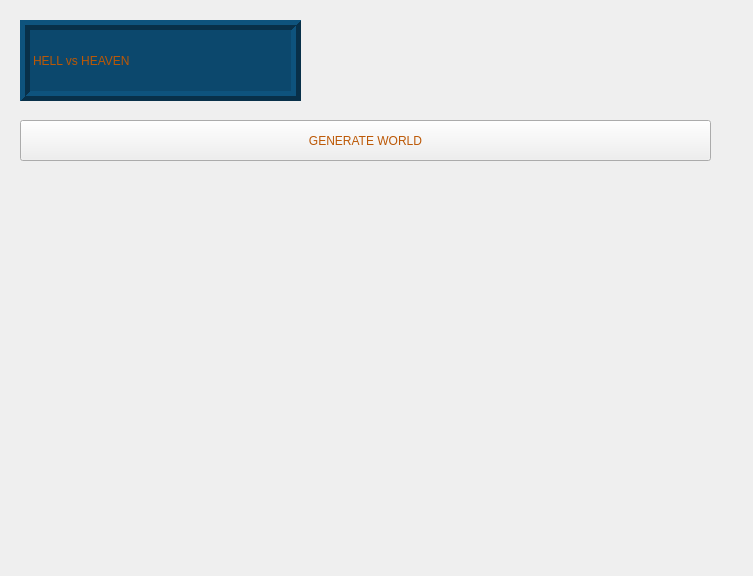
<?xml version="1.0" encoding="UTF-8"?>
<ui version="4.0">
 <class>MainWindow</class>
 <widget class="QMainWindow" name="MainWindow">
  <property name="geometry">
   <rect>
    <x>0</x>
    <y>0</y>
    <width>753</width>
    <height>576</height>
   </rect>
  </property>
  <property name="windowTitle">
   <string>MainWindow</string>
  </property>
  <widget class="QWidget" name="centralwidget">
   <widget class="QLabel" name="label">
    <property name="geometry">
     <rect>
      <x>-20</x>
      <y>0</y>
      <width>761</width>
      <height>581</height>
     </rect>
    </property>
    <property name="frameShape">
     <enum>QFrame::NoFrame</enum>
    </property>
    <property name="frameShadow">
     <enum>QFrame::Plain</enum>
    </property>
    <property name="text">
     <string/>
    </property>
    <property name="pixmap">
     <pixmap resource="Imagenes.qrc">:/Listas/Fondo_Principal.png</pixmap>
    </property>
    <property name="scaledContents">
     <bool>true</bool>
    </property>
   </widget>
   <widget class="QLabel" name="label_2">
    <property name="geometry">
     <rect>
      <x>20</x>
      <y>20</y>
      <width>281</width>
      <height>81</height>
     </rect>
    </property>
    <property name="styleSheet">
     <string notr="true">background-color: rgb(12, 72, 109);
font: 75 italic 24pt &quot;Times New Roman&quot;;
color: rgb(188, 88, 5);</string>
    </property>
    <property name="frameShape">
     <enum>QFrame::Box</enum>
    </property>
    <property name="frameShadow">
     <enum>QFrame::Raised</enum>
    </property>
    <property name="lineWidth">
     <number>5</number>
    </property>
    <property name="text">
     <string>HELL vs HEAVEN</string>
    </property>
   </widget>
   <widget class="QPushButton" name="pushButton">
    <property name="geometry">
     <rect>
      <x>20</x>
      <y>120</y>
      <width>691</width>
      <height>41</height>
     </rect>
    </property>
    <property name="styleSheet">
     <string notr="true">font: 75 italic 18pt &quot;Times New Roman&quot;;
color: rgb(188, 88, 5);</string>
    </property>
    <property name="text">
     <string>GENERATE WORLD</string>
    </property>
   </widget>
  </widget>
 </widget>
 <resources>
  <include location="Imagenes.qrc"/>
 </resources>
 <connections/>
</ui>
